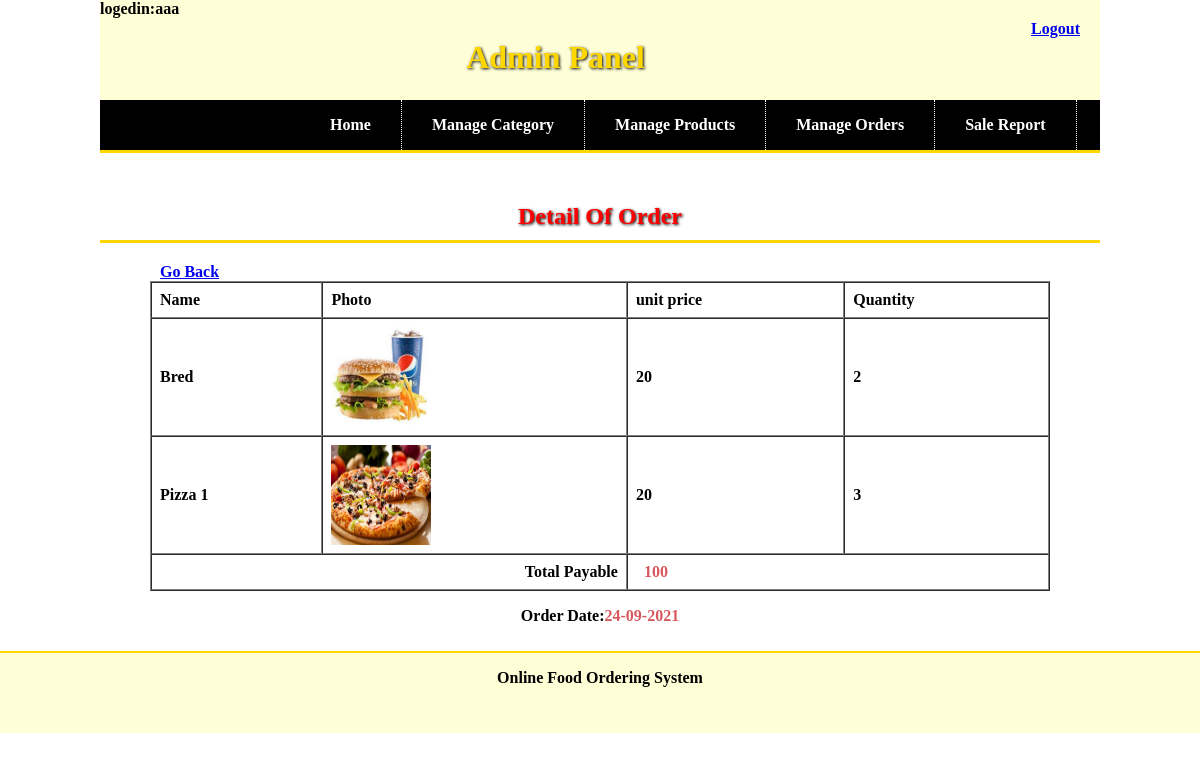
/admin/index.php?ptype=order_detail&order_id=3 (signed in), run on the app's committed database.
### tables this page shows
CREATE TABLE `order_detail` (
  `order_detail_id` int(30) NOT NULL,
  `product_id` int(30) NOT NULL,
  `Qty_ordered` int(30) NOT NULL,
  `total_price` int(30) NOT NULL,
  `order_id` int(30) NOT NULL
);

CREATE TABLE `products` (
  `product_id` int(40) NOT NULL,
  `product_name` varchar(40) NOT NULL,
  `img_path` varchar(200) NOT NULL,
  `description` text NOT NULL,
  `stock` int(40) NOT NULL,
  `unit_price` double NOT NULL,
  `durability` varchar(30) NOT NULL,
  `cate_id` int(30) NOT NULL,
  `brand_id` int(20) NOT NULL
);

CREATE TABLE `orders` (
  `order_id` int(30) NOT NULL,
  `cust_id` int(30) NOT NULL,
  `order_date` varchar(30) NOT NULL,
  `status` varchar(30) NOT NULL,
  `total_amount` int(30) NOT NULL
);

### admin/order_detail.php (the view, shortened to what this page needs)
<h2>Detail Of Order</h2>
<a href="index.php?ptype=manage_orders" style="margin-left:60;">Go Back</a>
<table cellpadding="8" cellspacing="0" border="1" width="90%" align=center>
		<tr>
			<td> <strong>Name</strong> </td>
			<td> <strong>Photo</strong> </td>
			<td> <strong>unit price</strong> </td>
			<td> <strong>Quantity</strong> </td>
		</tr>
	<?php
		$order_id=$_GET['order_id'];
		$details=mysql_query("select * from orders where order_id='".$order_id."'");
		 $fetch_detail=mysql_fetch_array($details);
		$results = mysql_query("SELECT * FROM order_detail inner join products on order_detail.product_id=products.product_id WHERE order_id='$order_id'");
		while($rows = mysql_fetch_array($results))
			{
				echo '<tr class="record">';
				echo '<td>'.$rows['product_name'].'</td>';
				echo "<td><img src='".$rows['img_path']."' height=100 width=100></td>";
				echo '<td>'.$rows['unit_price'].'</td>';
				echo '<td>'.$rows['Qty_ordered'].'</td>';
				echo '</tr>';
			}
	?>
	<?php
				echo '<tr class="record">';
				echo '<td colspan=2 align=right><strong>'.'Total Payable'.'</strong></td>';
				echo '<td colspan=2> &nbsp; <font color="d7585e">'.$fetch_detail['total_amount'].'</font></td>';
				echo '</tr>';
	?>
</table>
 <p align=center>Order Date:<font color="d7585e"><?php echo $fetch_detail['order_date'];?></font></p>

### admin/index.php (style rules this page uses)
body { margin-top:0px; margin:0px; }
* { font-weight:bold; }
h2 { color:red; text-shadow:1px 1px 3px black; width:98%; padding:10px; border-bottom:3px solid gold; text-align:center; }

### data on the page
order_detail: product.product_name "Bred", product.img_path (picture), product.unit_price "20", Qty_ordered "2"
order_detail: product.product_name "Pizza 1", product.img_path (picture), product.unit_price "20", Qty_ordered "3"
orders: total_amount "100", order_date "24-09-2021"

### other printed values
$_SESSION['name'] "aaa"
